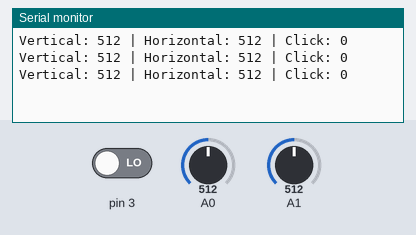
A sketch run on a simulated Arduino Uno, built with avr-gcc and run on an emulated ATmega328P. On the bench: the last lines printed to the serial monitor. Inputs (shaded band) come from the test bench; at power-on: A0 = 512, A1 = 512, pin 3 LOW.

Above: at 1.3 s.
1.4 s: A0 set to 716
At 1.9 s:
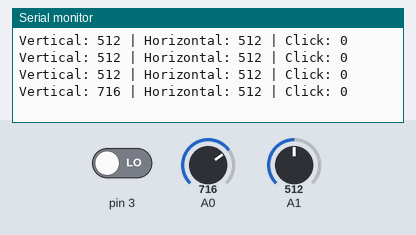
2.9 s: A1 set to 716
At 3.4 s:
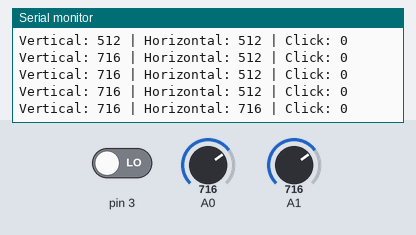
4.4 s: pin 3 driven HIGH
At 4.9 s:
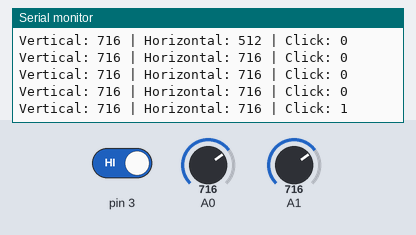
5.9 s: A0 set to 900
At 6.4 s:
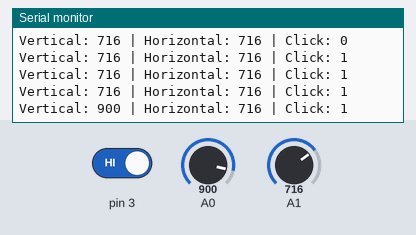
7.4 s: A1 set to 900
At 7.9 s:
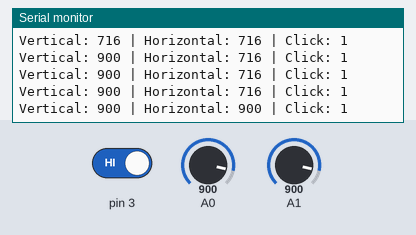
8.9 s: pin 3 driven LOW
At 9.4 s:
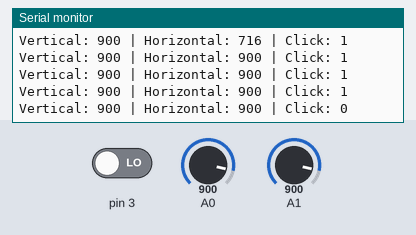
Timing chart, 0 to 11.4 s (numbered marks = the images above; inputs shaded):
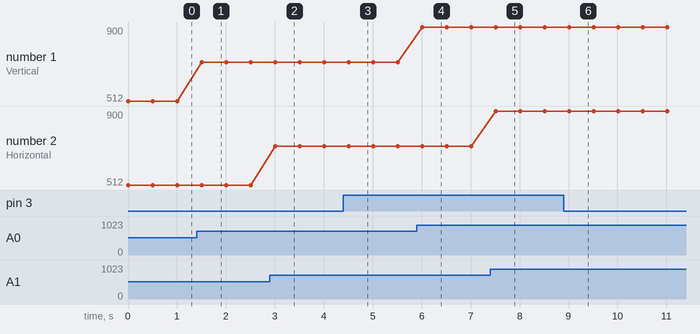

The sketch:

simple_arduino_joystick.ino
```cpp
int vertical, horizontal;
bool tombol;

void setup() {
  // put your setup code here, to run once:
  Serial.begin(9600);
  pinMode(3, INPUT);
}

void loop() {
  // put your main code here, to run repeatedly:
  vertical = analogRead(A0);
  horizontal = analogRead(A1);
  tombol = digitalRead(3);

  Serial.print("Vertical: ");
  Serial.print(vertical);

  Serial.print(" | Horizontal: ");
  Serial.print(horizontal);

  Serial.print(" | Click: ");
  Serial.println(tombol);

  delay(500);

}
```

Measured:
- after the input at 1.4 s, the serial monitor: prints a new line after 0.10 s (image 1)
- after the input at 2.9 s, the serial monitor: prints a new line after 0.11 s (image 2)
- after the input at 4.4 s, the serial monitor: prints a new line after 0.11 s (image 3)
- after the input at 5.9 s, the serial monitor: prints a new line after 0.11 s (image 4)
- after the input at 7.4 s, the serial monitor: prints a new line after 0.11 s (image 5)
- after the input at 8.9 s, the serial monitor: prints a new line after 0.12 s (image 6)
- plotted number 1: 512 → 716 after the input at 1.4 s, 716 → 900 after the input at 5.9 s
